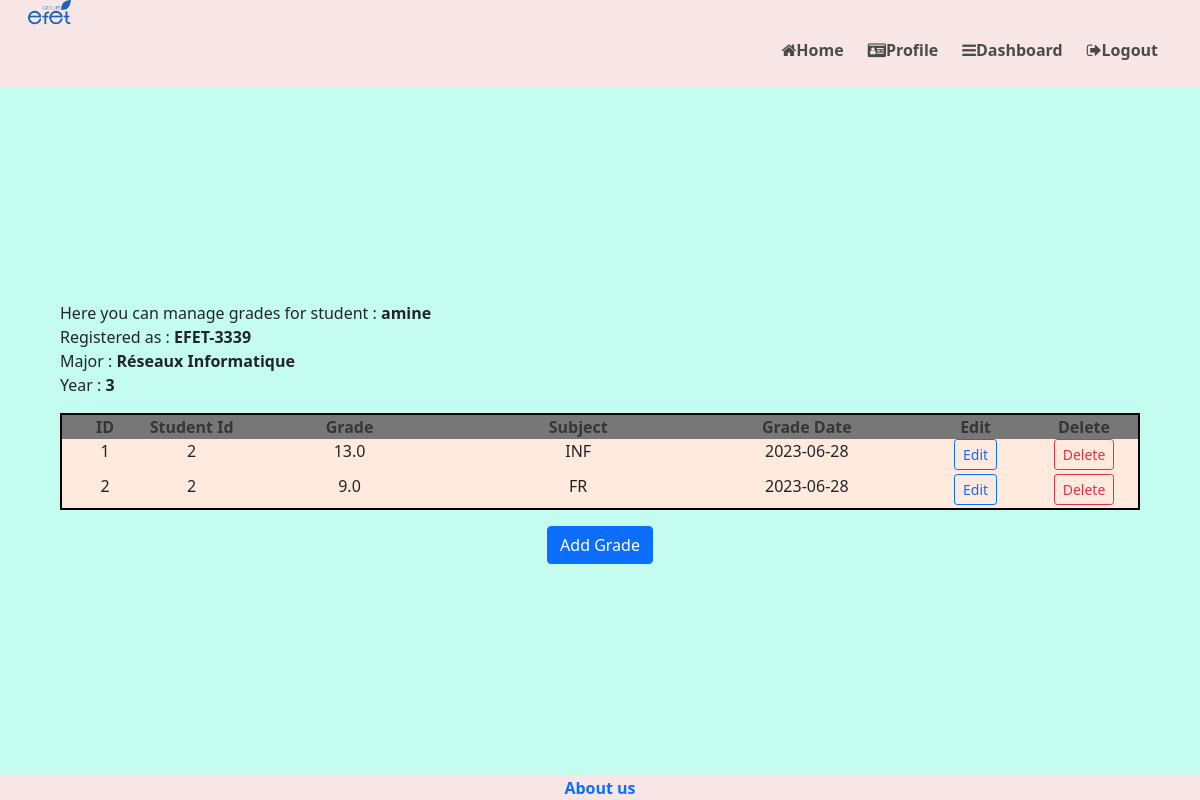
/consultGrades/2 (signed in), run on the app's committed database.
### models.py (models this page shows)
class User(UserMixin, db.Model):
    id = db.Column(db.Integer, primary_key=True) # primary keys are required by SQLAlchemy
    email = db.Column(db.String(100), unique=True)
    password = db.Column(db.String(100))
    name = db.Column(db.String(1000))
    role = db.Column(db.String(1000))
    age = db.Column(db.Integer)
    address = db.Column(db.String(1000))
    registration = db.Column(db.String(1000))
    gender = db.Column(db.String(1000))
    profile_picture = db.Column(db.String(1000))
    about_me = db.Column(db.String(1000))
    phone = db.Column(db.String(100))
    major = db.Column(db.String(100))
    register_date = db.Column(db.Date)
    year = db.Column(db.Integer)

class Grade(db.Model):
    id = db.Column(db.Integer, primary_key=True)
    student_id = db.Column(db.Integer)
    grade = db.Column(db.Float)
    subject = db.Column(db.String(1000))
    grade_date = db.Column(db.Date)

### main.py (the view)
@main.route('/consultGrades/<user_id>')
@login_required
def consultGrades(user_id):
    all_subject = get_all_subjects()
    all_grades = get_all_grades(user_id)
    student_infos = get_student_infos(user_id)
    return render_template('grades.html', all_grades=all_grades, student_infos=student_infos, all_subject=all_subject)

### __init__.py (called while the page is built)
def create_app():
    app = Flask(__name__) # creates the Flask instance, __name__ is
    app.config['SECRET_KEY'] = 'secret-key-goes-here' # it is used
    app.config['SQLALCHEMY_DATABASE_URI'] = 'sqlite:///db.sqlite'
    app.config['SQLALCHEMY_TRACK_MODIFICATIONS'] = False
    db.init_app(app) # Initialiaze sqlite database
    login_manager = LoginManager() # Create a Login Manager instance
    login_manager.login_view = 'auth.login' # define the redirection
    login_manager.init_app(app) # configure it for login
    from models import User
    @login_manager.user_loader
    def load_user(user_id): #reload user object from the user ID
        return User.query.get(int(user_id))
    from auth import auth as auth_blueprint
    app.register_blueprint(auth_blueprint)
    from main import main as main_blueprint
    app.register_blueprint(main_blueprint)
    return app

### tools.py (called while the page is built)
def connect_db():
    sql = sqlite3.connect('./instance/db.sqlite')
    sql.row_factory = sqlite3.Row
    return sql

def get_db():
    if not hasattr(g, 'sqlite3'):
        g.sqlite3_db = connect_db()
    return g.sqlite3_db

def get_student_infos(student_id):
    user = User.query.filter_by(id=student_id).first()
    return user

def get_all_grades(student_id):
    grades = Grade.query.filter_by(student_id=student_id)
    return grades

def get_all_subjects():
    db = get_db()
    cursor = db.execute(f"select subject.id as id, subject.name as name, user.name as teacher_name from subject join user on subject.id_prof = user.id;")
    subjects = cursor.fetchall()
    return subjects

### templates/grades.html (shortened to what this page needs)
{% extends "base.html" %}
{% block head %}
<link rel="stylesheet" href="https://cdn.jsdelivr.net/npm/bootstrap@4.6.0/dist/css/bootstrap.css">
<link rel="stylesheet" href="https://cdnjs.cloudflare.com/ajax/libs/font-awesome/5.15.2/css/fontawesome.min.css">
{% endblock head %}
{% block content %}
<p class="font-weight-normal" style="text-align:left;">
    Here you can manage grades for student : <b>{{ student_infos.name }}</b><br>
    Registered as : <b>{{ student_infos.registration }}</b><br>
    Major : <b>{{ student_infos.major }}</b><br>
    Year : <b>{{ student_infos.year }}</b>
</p>
<table style="width: 100%">
    <colgroup>
       <col span="1" style="width: 8%;">
       <col span="1" style="width: 8%;">
       <col span="1" style="width: 21%;">
       <col span="1" style="width: 21%;">
       <col span="1" style="width: 21%;">
       <col span="1" style="width: 10%;">
       <col span="1" style="width: 10%;">
    </colgroup>
    <thead>
        <tr>
            <th style="background-color: #777; text-align: center">ID</th>
            <th style="background-color: #777; text-align: center">Student Id</th>
            <th style="background-color: #777; text-align: center">Grade</th>
            <th style="background-color: #777; text-align: center">Subject</th>
            <th style="background-color: #777; text-align: center">Grade Date</th>
            <th style="background-color: #777; text-align: center">Edit</th>
            <th style="background-color: #777; text-align: center">Delete</th>
        </tr>
    </thead>
    <tbody>
        {% for grade in all_grades %}
        <tr style="height:35px;">
            <td style="background-color: #FFEADD; text-align: center">{{ grade.id }}</td>
            <td style="background-color: #FFEADD; text-align: center">{{ grade.student_id }}</td>
            <td style="background-color: #FFEADD; text-align: center">{{ grade.grade }}</td>
            <td style="background-color: #FFEADD; text-align: center">{{ grade.subject }}</td>
            <td style="background-color: #FFEADD; text-align: center">{{ grade.grade_date }}</td>
            <td style="background-color: #FFEADD; text-align: center"><button type="button" class="btn btn-outline-primary btn-sm" data-toggle="modal" data-target="#editGradeModal{{grade.id}}">Edit</button></td>
            <td style="background-color: #FFEADD; text-align: center"><button type="button" class="btn btn-outline-danger btn-sm" data-toggle="modal" data-target="#deleteGradeModal{{grade.id}}">Delete</button></td>
        </tr>
        {% endfor %}
    </tbody>
</table>
<button type="button" class="btn btn-primary" data-toggle="modal" data-target="#addStudentGrade">Add Grade</button>
{% endblock %}

### templates/grades.html (style rules this page uses)
table, th, td { border: 2px solid black; padding: 5px; }
table { border-spacing: 15px; }

### data on the page
User: name "amine", registration "EFET-3339", major "Réseaux Informatique", year "3"
Grade: id "1", student_id "2", grade "13.0", subject "INF", grade_date "2023-06-28"
Grade: id "2", student_id "2", grade "9.0", subject "FR", grade_date "2023-06-28"
